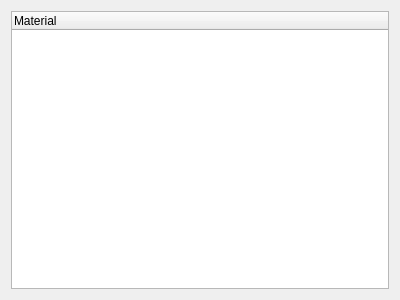
<?xml version="1.0" encoding="UTF-8"?>
<ui version="4.0">
 <class>Materials_Gui</class>
 <widget class="QWidget" name="Materials_Gui">
  <property name="geometry">
   <rect>
    <x>0</x>
    <y>0</y>
    <width>400</width>
    <height>300</height>
   </rect>
  </property>
  <property name="windowTitle">
   <string>Form</string>
  </property>
  <layout class="QGridLayout" name="gridLayout">
   <item row="0" column="0">
    <widget class="QTreeWidget" name="m_QTreeWidget">
     <column>
      <property name="text">
       <string>Material</string>
      </property>
     </column>
    </widget>
   </item>
  </layout>
 </widget>
 <resources/>
 <connections/>
</ui>
